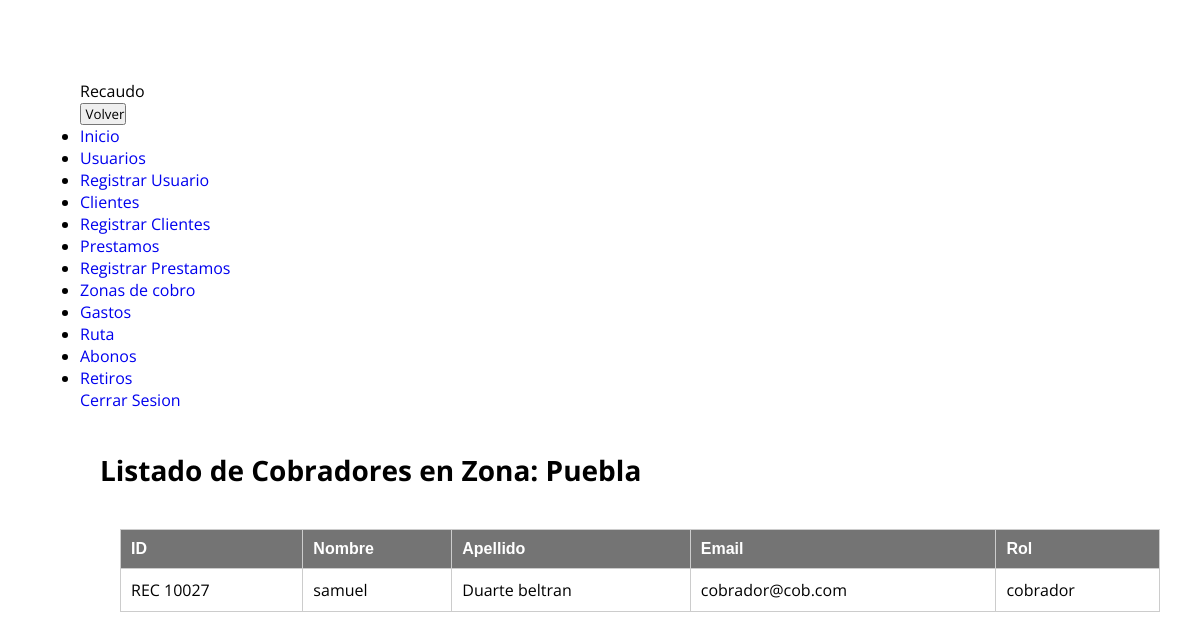
The page /resources/views/supervisor/ruta/ver_cobradores.php?zona=Puebla (signed in) on the database its author committed.
### tables this page shows
CREATE TABLE `usuarios` (
  `ID` int NOT NULL,
  `Nombre` varchar(255) DEFAULT NULL,
  `Apellido` varchar(255) DEFAULT NULL,
  `Email` varchar(255) DEFAULT NULL,
  `Password` varchar(255) DEFAULT NULL,
  `Zona` varchar(255) DEFAULT NULL,
  `RolID` int DEFAULT NULL,
  `Estado` enum('activo','inactivo') NOT NULL DEFAULT 'activo'
);

CREATE TABLE `roles` (
  `ID` int NOT NULL,
  `Nombre` varchar(50) DEFAULT NULL
);

### resources/views/supervisor/ruta/ver_cobradores.php (the view, shortened to what this page needs)
<?php
if (isset($_GET['zona'])) {
    $nombreZona = $_GET['zona'];
    include("../../../../controllers/conexion.php");
    $sql = $conexion->prepare("SELECT U.ID, U.Nombre, U.Apellido, U.Email, Zonas.Nombre AS Zona, Roles.Nombre AS Rol FROM Usuarios U JOIN Roles ON U.RolID = Roles.ID JOIN Zonas ON U.Zona = Zonas.ID WHERE U.RolID = 3 AND Zonas.Nombre = ?");
    $sql->bind_param("s", $nombreZona);
    $sql->execute();
    $result = $sql->get_result();
    $supervisoresEnZona = $result->num_rows > 0;
} else {
    $supervisoresEnZona = false;
}
?>
<!DOCTYPE html>
<html lang="en">
<head>
    <link rel="stylesheet" href="/public/assets/css/vercobradores.css">
</head>
<body>
    <div class="barra-lateral">
        <div>
            <div class="nombre-pagina">
                <span>Recaudo</span>
            </div>
            <button class="boton" id="volverAtras">
                <span>&nbsp;Volver</span>
            </button>
        </div>
        <nav class="navegacion">
            <ul>
                <li>
                    <a href="/resources/views/admin/inicio/inicio.php">
                        <span>Inicio</span>
                    </a>
                </li>
                <li>
                    <a href="/resources/views/admin/usuarios/crudusuarios.php">
                        <span>Usuarios</span>
                    </a>
                </li>
                <li>
                    <a href="/resources/views/admin/usuarios/registrar.php">
                        <span>Registrar Usuario</span>
                    </a>
                </li>
                <li>
                    <a href="/resources/views/admin/clientes/lista_clientes.php">
                        <span>Clientes</span>
                    </a>
                </li>
                <li>
                    <a href="/resources/views/admin/clientes/agregar_clientes.php">
                        <span>Registrar Clientes</span>
                    </a>
                </li>
                <li>
                    <a href="/resources/views/admin/creditos/crudPrestamos.php">
                        <span>Prestamos</span>
                    </a>
                </li>
                <li>
                    <a href="/resources/views/admin/creditos/prestamos.php">
                        <span>Registrar Prestamos</span>
                    </a>
                </li>
                <li>
                    <a href="/resources/views/admin/cobros/cobros.php">
                        <span>Zonas de cobro</span>
                    </a>
                </li>
                <li>
                    <a href="/resources/views/admin/gastos/gastos.php">
                        <span>Gastos</span>
                    </a>
                </li>
                <li>
                    <a href="/resources/views/admin/abonos/lista_super.php" class="hola">
                        <span>Ruta</span>
                    </a>
                </li>
                <li>
                    <a href="/resources/views/admin/abonos/abonos.php">
                        <span>Abonos</span>
                    </a>
                </li>
                <li>
                    <a href="/resources/views/admin/retiros/retiros.php">
                        <span>Retiros</span>
                    </a>
                </li>
            </ul>
        </nav>
        <div>
            <div class="modo-oscuro">
            <div class="info">
                    <a href="/controllers/cerrar_sesion.php"><span>Cerrar Sesion</span></a>
                </div>
            </div>
        </div>
    </div>
    <main>
    <h1 class="text-center">Listado de Cobradores en Zona: <?= $nombreZona ?></h1>
<div class="container-fluid">
    <div class="row">
        <div class="col-md-9">
            <?php
            if ($supervisoresEnZona) {
                ?>
                <table class="table">
                    <thead>
                        <tr>
                            <th scope="col">ID</th>
                            <th scope="col">Nombre</th>
                            <th scope="col">Apellido</th>
                            <th scope="col">Email</th>
                            <th scope="col">Rol</th>
                        </tr>
                    </thead>
                    <tbody>
                        <?php
                        while ($datos = $result->fetch_assoc()) {
                            ?>
                            <tr>
                                <td><?= "REC 100" . $datos['ID'] ?></td>
                                <td><?= $datos['Nombre'] ?></td>
                                <td><?= $datos['Apellido'] ?></td>
                                <td><?= $datos['Email'] ?></td>
                                <td><?= $datos['Rol'] ?></td>
                            </tr>
                        <?php } ?>
                    </tbody>
                </table>
                <?php
            } else {
                echo "No se encontraron supervisores para la zona: " . $nombreZona;
            }
            ?>
        </div>
    </div>
</div>
    </main>
</body>
</html>
<!DOCTYPE html>
<html lang="en">
<body>
</body>
</html>

### public/assets/css/vercobradores.css (style rules this page uses)
* { margin: 0; padding: 0; box-sizing: border-box; text-decoration: none; font-family: 'Open Sans', sans-serif; }
body { margin-left: 80px; margin-top: 80px; transition: margin-left 300ms cubic-bezier(0.785, 0.135, 0.15, 0.86); }
main { padding: 20px; }
.container-fluid { max-width: 1200px; margin: 0 auto; padding: 20px; }
h1 { margin: 20px 0; font-size: 28px; }
.table { width: 100%; border-collapse: collapse; }
.table th, .table td { padding: 10px; border: 1px solid #ccc; text-align: left; }
.table th { background-color: #747474; color: #ffffff; font-family: Arial, Helvetica, sans-serif; }

### rows shown on the page
usuarios: ID "27", Nombre "samuel", Apellido "Duarte beltran", Email "cobrador@cob.com", RolID.Nombre "cobrador"

### other values the page prints
$nombreZona "Puebla"
